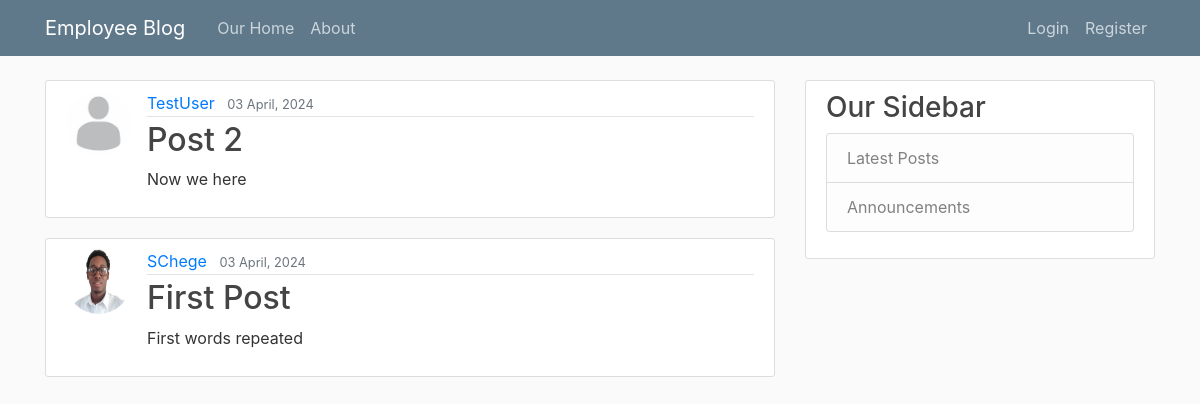
/, run on an earlier commit of the app's database.
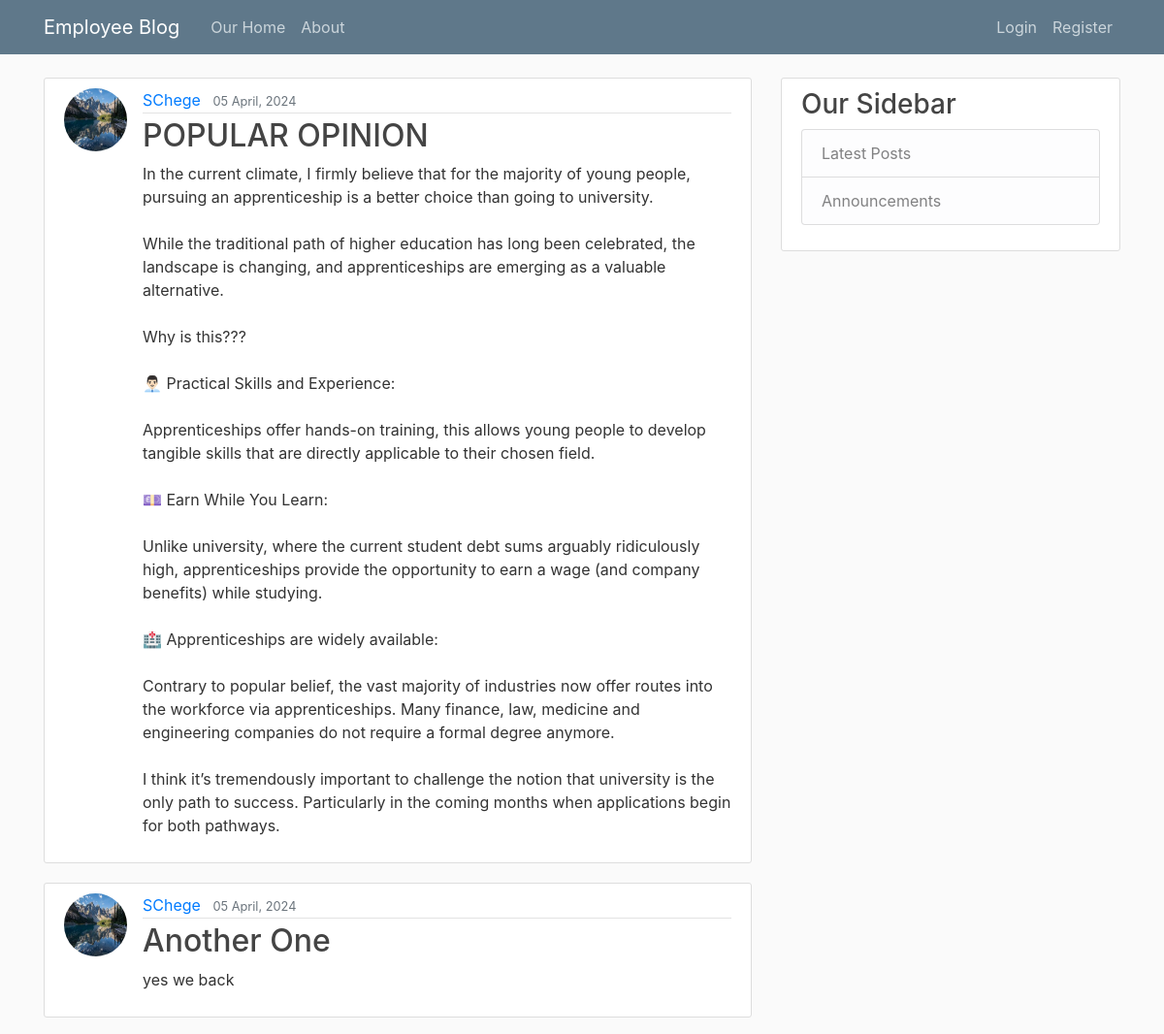
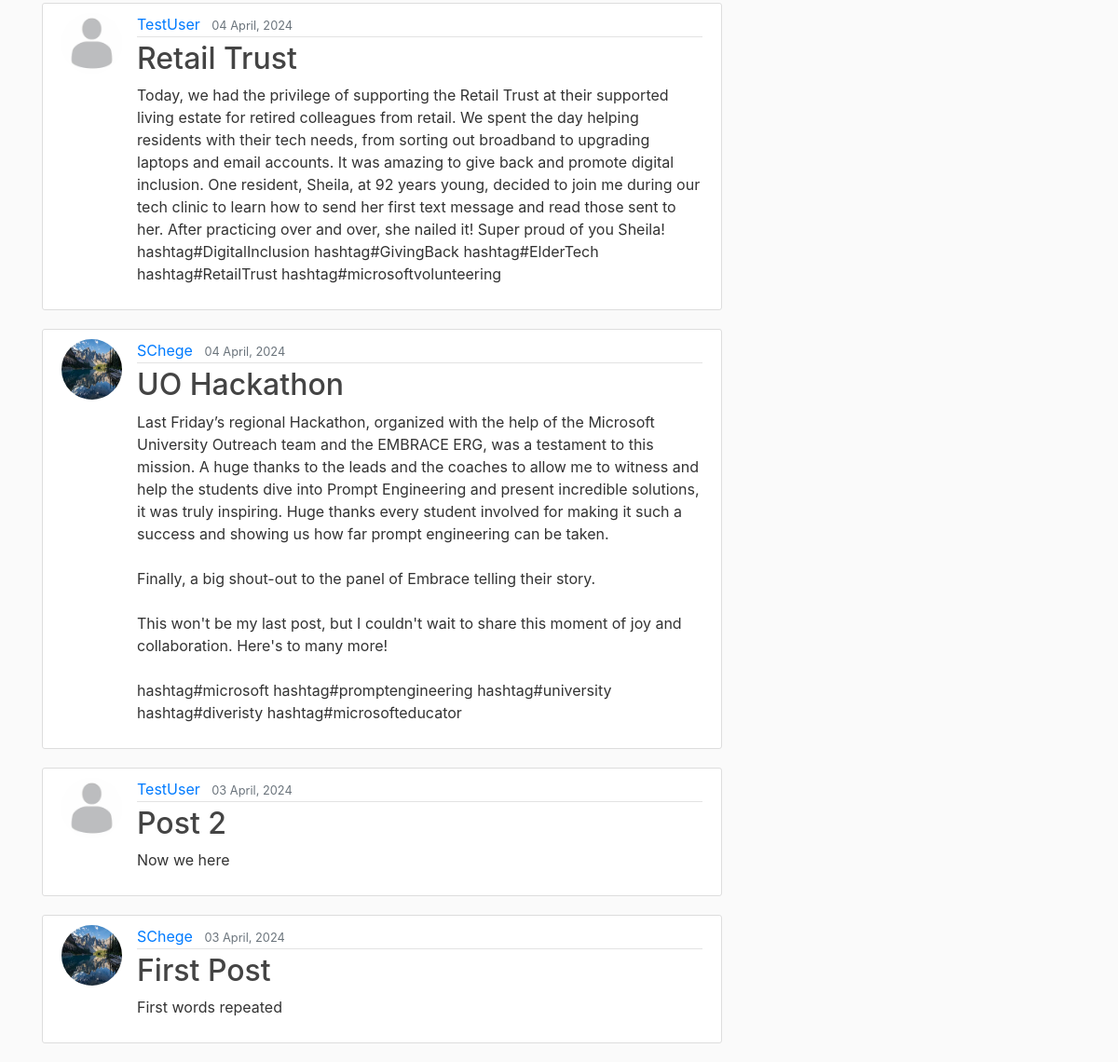
And on a later commit of the database (2 pictures, top to bottom).
### blog/models.py (models this page shows, shortened)
class Post(models.Model):
    title = models.CharField(max_length=100)
    content = models.TextField()
    date_posted = models.DateTimeField(default=timezone.now)
    author = models.ForeignKey(User, on_delete=models.CASCADE)

### users/models.py (models this page shows, shortened)
class Profile(models.Model):
    user = models.OneToOneField(User, on_delete=models.CASCADE)
    image = models.ImageField(default='default.jpg', upload_to='profile_pics')

### blog/views.py (the view)
# urls.py: path('', PostListView.as_view(), name='blog-home'),
class PostListView(ListView):
    model = Post
    template_name = 'blog/home.html'
    context_object_name = 'posts'
    ordering = ['-date_posted']

### blog/templates/blog/home.html
{% extends "blog/base.html" %}
{% block content %}
    {% for post in posts %}
        <article class="media content-section">
          <img class="rounded-circle article-img" src="{{ post.author.profile.image.url }}">
          <div class="media-body">
            <div class="article-metadata">
              <a class="mr-2" href="#">{{ post.author }}</a>
              <small class="text-muted">{{ post.date_posted|date:"d F, Y" }}</small>
            </div>
            <h2><a class="article-title" href="{% url 'post-detail' post.id %}">{{ post.title }}</a></h2>
            <p class="article-content">{{ post.content }}</p>
          </div>
        </article>
    {% endfor %}
{% endblock content %}

### blog/templates/blog/base.html (shortened to what this page needs)
{% load static %}
<!DOCTYPE html>
<html>
<head>
    <link rel="stylesheet" href="https://maxcdn.bootstrapcdn.com/bootstrap/4.0.0/css/bootstrap.min.css">
    <link rel="stylesheet" type="text/css" href="{% static 'blog/main.css' %}">
</head>
<body>
    <header class="site-header">
      <nav class="navbar navbar-expand-md navbar-dark bg-steel fixed-top">
        <div class="container">
          <a class="navbar-brand mr-4" href="{% url 'blog-home' %}">Employee Blog</a>
          <div class="collapse navbar-collapse" id="navbarToggle">
            <div class="navbar-nav mr-auto">
              <a class="nav-item nav-link" href="{% url 'blog-home' %}">Our Home</a>
              <a class="nav-item nav-link" href="{% url 'blog-about' %}">About</a>
            </div>
            <div class="navbar-nav">
              {% if user.is_authenticated %}
              <a class="nav-item nav-link" href="{% url 'post-create' %}">Create Post</a>
              <a class="nav-item nav-link" href="{% url 'profile' %}">Profile</a>
                <form method="post" action="{% url 'logout' %}" class="nav-item">
                  {% csrf_token %}
                  <button type="submit" class="nav-link btn btn-link">Logout</button>
               </form>
            {% else %}
                <a class="nav-item nav-link" href="{% url 'login' %}">Login</a>
                <a class="nav-item nav-link" href="{% url 'register' %}">Register</a>
           {% endif %}
            </div>
        </div>
      </nav>
    </header>
    <main role="main" class="container">
      <div class="row">
        <div class="col-md-8">
          {% block content %}{% endblock %}
        </div>
        <div class="col-md-4">
          <div class="content-section">
            <h3>Our Sidebar</h3>
              <ul class="list-group">
                <li class="list-group-item list-group-item-light">Latest Posts</li>
                <li class="list-group-item list-group-item-light">Announcements</li>
              </ul>
          </div>
        </div>
      </div>
    </main>
</body>
</html>

### blog/static/blog/main.css (style rules this page uses)
body { background: #fafafa; color: #333333; margin-top: 5rem; }
h1, h2, h3, h4, h5, h6 { color: #444444; }
ul { margin: 0; }
.bg-steel { background-color: #5f788a; }
.site-header .navbar-nav .nav-link { color: #cbd5db; }
.content-section { background: #ffffff; padding: 10px 20px; border: 1px solid #dddddd; border-radius: 3px; margin-bottom: 20px; }
.article-title { color: #444444; }
.article-content { white-space: pre-line; }
.article-img { height: 65px; width: 65px; margin-right: 16px; }
.article-metadata { padding-bottom: 1px; margin-bottom: 4px; border-bottom: 1px solid #e3e3e3 }

What changed in the data, as far as the page shows it:
added Post: author.profile.image (picture), author "SChege", date_posted "05 April, 2024", title "POPULAR OPINION", content "In the current climate, I firmly believe that for the majority of young people, pursuing an apprenticeship is a better choice than going to university. While the traditional path of higher education has long been celebrated, the landscape is changing, and apprenticeships are emerging as a valuable alternative. Why is this??? 👨🏻‍💼 Practical Skills and Experience: Apprenticeships offer hands-on training, this allows young people to develop tangible skills that are directly applicable to their chosen field. 💷 Earn While You Learn: Unlike university, where the current student debt sums arguably ridiculously high, apprenticeships provide the opportunity to earn a wage (and company benefits)…"
added Post: author.profile.image (picture), author "SChege", date_posted "05 April, 2024", title "Another One", content "yes we back"
added Post: author.profile.image (placeholder picture), author "TestUser", date_posted "04 April, 2024", title "Retail Trust", content "Today, we had the privilege of supporting the Retail Trust at their supported living estate for retired colleagues from retail. We spent the day helping residents with their tech needs, from sorting out broadband to upgrading laptops and email accounts. It was amazing to give back and promote digital inclusion. One resident, Sheila, at 92 years young, decided to join me during our tech clinic to learn how to send her first text message and read those sent to her. After practicing over and over, she nailed it! Super proud of you Sheila! hashtag#DigitalInclusion hashtag#GivingBack hashtag#ElderTech hashtag#RetailTrust hashtag#microsoftvolunteering"
added Post: author.profile.image (picture), author "SChege", date_posted "04 April, 2024", title "UO Hackathon", content "Last Friday’s regional Hackathon, organized with the help of the Microsoft University Outreach team and the EMBRACE ERG, was a testament to this mission. A huge thanks to the leads and the coaches to allow me to witness and help the students dive into Prompt Engineering and present incredible solutions, it was truly inspiring. Huge thanks every student involved for making it such a success and showing us how far prompt engineering can be taken. Finally, a big shout-out to the panel of Embrace telling their story. This won't be my last post, but I couldn't wait to share this moment of joy and collaboration. Here's to many more! hashtag#microsoft hashtag#promptengineering hashtag#university…"
changed through a linked row, Post "First Post": author.profile.image: a different picture
